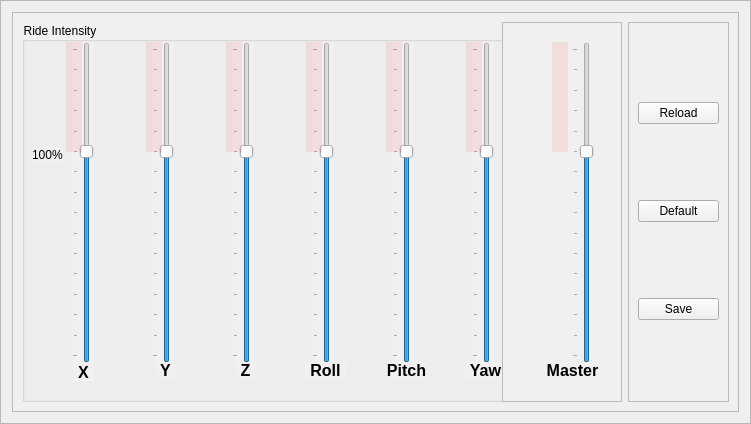
<?xml version="1.0" encoding="UTF-8"?>
<ui version="4.0">
 <class>Frame</class>
 <widget class="QFrame" name="Frame">
  <property name="geometry">
   <rect>
    <x>0</x>
    <y>0</y>
    <width>751</width>
    <height>424</height>
   </rect>
  </property>
  <property name="minimumSize">
   <size>
    <width>751</width>
    <height>351</height>
   </size>
  </property>
  <property name="windowTitle">
   <string>Frame</string>
  </property>
  <property name="styleSheet">
   <string notr="true"/>
  </property>
  <property name="frameShape">
   <enum>QFrame::StyledPanel</enum>
  </property>
  <property name="frameShadow">
   <enum>QFrame::Raised</enum>
  </property>
  <layout class="QHBoxLayout" name="horizontalLayout">
   <item>
    <widget class="QFrame" name="frm_dynamics">
     <property name="styleSheet">
      <string notr="true">background-color: #f0f0f0</string>
     </property>
     <property name="frameShape">
      <enum>QFrame::StyledPanel</enum>
     </property>
     <property name="frameShadow">
      <enum>QFrame::Raised</enum>
     </property>
     <layout class="QHBoxLayout" name="horizontalLayout_2">
      <item>
       <widget class="QGroupBox" name="slider_groupBox">
        <property name="minimumSize">
         <size>
          <width>500</width>
          <height>351</height>
         </size>
        </property>
        <property name="title">
         <string>Ride Intensity</string>
        </property>
        <widget class="QSlider" name="sld_x_0">
         <property name="geometry">
          <rect>
           <x>50</x>
           <y>20</y>
           <width>22</width>
           <height>321</height>
          </rect>
         </property>
         <property name="maximum">
          <number>150</number>
         </property>
         <property name="value">
          <number>100</number>
         </property>
         <property name="orientation">
          <enum>Qt::Vertical</enum>
         </property>
         <property name="tickPosition">
          <enum>QSlider::TicksAbove</enum>
         </property>
         <property name="tickInterval">
          <number>10</number>
         </property>
        </widget>
        <widget class="QSlider" name="sld_y_1">
         <property name="geometry">
          <rect>
           <x>130</x>
           <y>20</y>
           <width>22</width>
           <height>321</height>
          </rect>
         </property>
         <property name="maximum">
          <number>150</number>
         </property>
         <property name="value">
          <number>100</number>
         </property>
         <property name="orientation">
          <enum>Qt::Vertical</enum>
         </property>
         <property name="tickPosition">
          <enum>QSlider::TicksAbove</enum>
         </property>
         <property name="tickInterval">
          <number>10</number>
         </property>
        </widget>
        <widget class="QSlider" name="sld_z_2">
         <property name="geometry">
          <rect>
           <x>210</x>
           <y>20</y>
           <width>22</width>
           <height>321</height>
          </rect>
         </property>
         <property name="maximum">
          <number>150</number>
         </property>
         <property name="value">
          <number>100</number>
         </property>
         <property name="orientation">
          <enum>Qt::Vertical</enum>
         </property>
         <property name="tickPosition">
          <enum>QSlider::TicksAbove</enum>
         </property>
         <property name="tickInterval">
          <number>10</number>
         </property>
        </widget>
        <widget class="QSlider" name="sld_roll_3">
         <property name="geometry">
          <rect>
           <x>290</x>
           <y>20</y>
           <width>22</width>
           <height>321</height>
          </rect>
         </property>
         <property name="maximum">
          <number>150</number>
         </property>
         <property name="value">
          <number>100</number>
         </property>
         <property name="orientation">
          <enum>Qt::Vertical</enum>
         </property>
         <property name="tickPosition">
          <enum>QSlider::TicksAbove</enum>
         </property>
         <property name="tickInterval">
          <number>10</number>
         </property>
        </widget>
        <widget class="QSlider" name="sld_pitch_4">
         <property name="geometry">
          <rect>
           <x>370</x>
           <y>20</y>
           <width>22</width>
           <height>321</height>
          </rect>
         </property>
         <property name="maximum">
          <number>150</number>
         </property>
         <property name="value">
          <number>100</number>
         </property>
         <property name="orientation">
          <enum>Qt::Vertical</enum>
         </property>
         <property name="tickPosition">
          <enum>QSlider::TicksAbove</enum>
         </property>
         <property name="tickInterval">
          <number>10</number>
         </property>
        </widget>
        <widget class="QSlider" name="sld_yaw_5">
         <property name="geometry">
          <rect>
           <x>450</x>
           <y>20</y>
           <width>22</width>
           <height>321</height>
          </rect>
         </property>
         <property name="maximum">
          <number>150</number>
         </property>
         <property name="value">
          <number>100</number>
         </property>
         <property name="orientation">
          <enum>Qt::Vertical</enum>
         </property>
         <property name="tickPosition">
          <enum>QSlider::TicksAbove</enum>
         </property>
         <property name="tickInterval">
          <number>10</number>
         </property>
        </widget>
        <widget class="QLabel" name="label_8">
         <property name="geometry">
          <rect>
           <x>51</x>
           <y>340</y>
           <width>21</width>
           <height>20</height>
          </rect>
         </property>
         <property name="font">
          <font>
           <pointsize>12</pointsize>
           <weight>75</weight>
           <bold>true</bold>
          </font>
         </property>
         <property name="text">
          <string>X</string>
         </property>
         <property name="alignment">
          <set>Qt::AlignCenter</set>
         </property>
        </widget>
        <widget class="QLabel" name="label_9">
         <property name="geometry">
          <rect>
           <x>133</x>
           <y>340</y>
           <width>21</width>
           <height>16</height>
          </rect>
         </property>
         <property name="font">
          <font>
           <pointsize>12</pointsize>
           <weight>75</weight>
           <bold>true</bold>
          </font>
         </property>
         <property name="text">
          <string>Y</string>
         </property>
         <property name="alignment">
          <set>Qt::AlignCenter</set>
         </property>
        </widget>
        <widget class="QLabel" name="label_10">
         <property name="geometry">
          <rect>
           <x>213</x>
           <y>340</y>
           <width>21</width>
           <height>16</height>
          </rect>
         </property>
         <property name="font">
          <font>
           <pointsize>12</pointsize>
           <weight>75</weight>
           <bold>true</bold>
          </font>
         </property>
         <property name="text">
          <string>Z</string>
         </property>
         <property name="alignment">
          <set>Qt::AlignCenter</set>
         </property>
        </widget>
        <widget class="QLabel" name="sld_roll">
         <property name="geometry">
          <rect>
           <x>283</x>
           <y>340</y>
           <width>41</width>
           <height>16</height>
          </rect>
         </property>
         <property name="font">
          <font>
           <pointsize>12</pointsize>
           <weight>75</weight>
           <bold>true</bold>
          </font>
         </property>
         <property name="text">
          <string>Roll</string>
         </property>
         <property name="alignment">
          <set>Qt::AlignCenter</set>
         </property>
        </widget>
        <widget class="QLabel" name="sld_pitch">
         <property name="geometry">
          <rect>
           <x>364</x>
           <y>340</y>
           <width>41</width>
           <height>16</height>
          </rect>
         </property>
         <property name="font">
          <font>
           <pointsize>12</pointsize>
           <weight>75</weight>
           <bold>true</bold>
          </font>
         </property>
         <property name="text">
          <string>Pitch</string>
         </property>
         <property name="alignment">
          <set>Qt::AlignCenter</set>
         </property>
        </widget>
        <widget class="QLabel" name="sld_yaw">
         <property name="geometry">
          <rect>
           <x>443</x>
           <y>340</y>
           <width>41</width>
           <height>16</height>
          </rect>
         </property>
         <property name="font">
          <font>
           <pointsize>12</pointsize>
           <weight>75</weight>
           <bold>true</bold>
          </font>
         </property>
         <property name="text">
          <string>Yaw</string>
         </property>
         <property name="alignment">
          <set>Qt::AlignCenter</set>
         </property>
        </widget>
        <widget class="QWidget" name="wgt_overlay" native="true">
         <property name="geometry">
          <rect>
           <x>44</x>
           <y>20</y>
           <width>16</width>
           <height>110</height>
          </rect>
         </property>
         <property name="maximumSize">
          <size>
           <width>16</width>
           <height>16777215</height>
          </size>
         </property>
         <property name="styleSheet">
          <string notr="true">background-color: rgba(255, 0,0,20)</string>
         </property>
        </widget>
        <widget class="QLabel" name="label">
         <property name="geometry">
          <rect>
           <x>10</x>
           <y>125</y>
           <width>31</width>
           <height>16</height>
          </rect>
         </property>
         <property name="text">
          <string>100%</string>
         </property>
        </widget>
        <widget class="QWidget" name="wgt_overlay_2" native="true">
         <property name="geometry">
          <rect>
           <x>124</x>
           <y>20</y>
           <width>16</width>
           <height>110</height>
          </rect>
         </property>
         <property name="maximumSize">
          <size>
           <width>16</width>
           <height>16777215</height>
          </size>
         </property>
         <property name="styleSheet">
          <string notr="true">background-color: rgba(255, 0,0,20)</string>
         </property>
        </widget>
        <widget class="QWidget" name="wgt_overlay_3" native="true">
         <property name="geometry">
          <rect>
           <x>204</x>
           <y>20</y>
           <width>16</width>
           <height>110</height>
          </rect>
         </property>
         <property name="minimumSize">
          <size>
           <width>16</width>
           <height>0</height>
          </size>
         </property>
         <property name="maximumSize">
          <size>
           <width>16</width>
           <height>16777215</height>
          </size>
         </property>
         <property name="styleSheet">
          <string notr="true">background-color: rgba(255, 0,0,20)</string>
         </property>
        </widget>
        <widget class="QWidget" name="wgt_overlay_4" native="true">
         <property name="geometry">
          <rect>
           <x>284</x>
           <y>20</y>
           <width>16</width>
           <height>110</height>
          </rect>
         </property>
         <property name="minimumSize">
          <size>
           <width>16</width>
           <height>0</height>
          </size>
         </property>
         <property name="maximumSize">
          <size>
           <width>16</width>
           <height>16777215</height>
          </size>
         </property>
         <property name="styleSheet">
          <string notr="true">background-color: rgba(255, 0,0,20)</string>
         </property>
        </widget>
        <widget class="QWidget" name="wgt_overlay_6" native="true">
         <property name="geometry">
          <rect>
           <x>364</x>
           <y>20</y>
           <width>16</width>
           <height>110</height>
          </rect>
         </property>
         <property name="minimumSize">
          <size>
           <width>16</width>
           <height>0</height>
          </size>
         </property>
         <property name="maximumSize">
          <size>
           <width>16</width>
           <height>16777215</height>
          </size>
         </property>
         <property name="styleSheet">
          <string notr="true">background-color: rgba(255, 0,0,20)</string>
         </property>
        </widget>
        <widget class="QWidget" name="wgt_overlay_7" native="true">
         <property name="geometry">
          <rect>
           <x>444</x>
           <y>20</y>
           <width>16</width>
           <height>110</height>
          </rect>
         </property>
         <property name="minimumSize">
          <size>
           <width>16</width>
           <height>0</height>
          </size>
         </property>
         <property name="maximumSize">
          <size>
           <width>16</width>
           <height>16777215</height>
          </size>
         </property>
         <property name="styleSheet">
          <string notr="true">background-color: rgba(255, 0,0,20)</string>
         </property>
        </widget>
       </widget>
      </item>
      <item>
       <spacer name="horizontalSpacer">
        <property name="orientation">
         <enum>Qt::Horizontal</enum>
        </property>
        <property name="sizeHint" stdset="0">
         <size>
          <width>40</width>
          <height>20</height>
         </size>
        </property>
       </spacer>
      </item>
      <item>
       <widget class="QFrame" name="master_frame">
        <property name="minimumSize">
         <size>
          <width>120</width>
          <height>351</height>
         </size>
        </property>
        <property name="frameShape">
         <enum>QFrame::StyledPanel</enum>
        </property>
        <property name="frameShadow">
         <enum>QFrame::Raised</enum>
        </property>
        <widget class="QLabel" name="lbl_master">
         <property name="geometry">
          <rect>
           <x>40</x>
           <y>340</y>
           <width>61</width>
           <height>16</height>
          </rect>
         </property>
         <property name="font">
          <font>
           <pointsize>12</pointsize>
           <weight>75</weight>
           <bold>true</bold>
          </font>
         </property>
         <property name="text">
          <string>Master</string>
         </property>
         <property name="alignment">
          <set>Qt::AlignCenter</set>
         </property>
        </widget>
        <widget class="QSlider" name="sld_master_6">
         <property name="geometry">
          <rect>
           <x>70</x>
           <y>20</y>
           <width>22</width>
           <height>321</height>
          </rect>
         </property>
         <property name="maximum">
          <number>150</number>
         </property>
         <property name="value">
          <number>100</number>
         </property>
         <property name="orientation">
          <enum>Qt::Vertical</enum>
         </property>
         <property name="tickPosition">
          <enum>QSlider::TicksAbove</enum>
         </property>
         <property name="tickInterval">
          <number>10</number>
         </property>
        </widget>
        <widget class="QWidget" name="wgt_overlay_5" native="true">
         <property name="geometry">
          <rect>
           <x>50</x>
           <y>20</y>
           <width>16</width>
           <height>110</height>
          </rect>
         </property>
         <property name="minimumSize">
          <size>
           <width>16</width>
           <height>0</height>
          </size>
         </property>
         <property name="maximumSize">
          <size>
           <width>16</width>
           <height>16777215</height>
          </size>
         </property>
         <property name="styleSheet">
          <string notr="true">background-color: rgba(255, 0,0,20)</string>
         </property>
        </widget>
       </widget>
      </item>
      <item>
       <spacer name="horizontalSpacer_2">
        <property name="orientation">
         <enum>Qt::Horizontal</enum>
        </property>
        <property name="sizeHint" stdset="0">
         <size>
          <width>40</width>
          <height>20</height>
         </size>
        </property>
       </spacer>
      </item>
      <item>
       <widget class="QFrame" name="button_frame">
        <property name="minimumSize">
         <size>
          <width>101</width>
          <height>351</height>
         </size>
        </property>
        <property name="maximumSize">
         <size>
          <width>101</width>
          <height>16777215</height>
         </size>
        </property>
        <property name="frameShape">
         <enum>QFrame::StyledPanel</enum>
        </property>
        <property name="frameShadow">
         <enum>QFrame::Raised</enum>
        </property>
        <layout class="QVBoxLayout" name="verticalLayout">
         <item>
          <widget class="QPushButton" name="btn_reload_dynam">
           <property name="text">
            <string>Reload</string>
           </property>
          </widget>
         </item>
         <item>
          <widget class="QPushButton" name="btn_default_dynam">
           <property name="text">
            <string>Default</string>
           </property>
          </widget>
         </item>
         <item>
          <widget class="QPushButton" name="btn_save_dynam">
           <property name="text">
            <string>Save</string>
           </property>
          </widget>
         </item>
        </layout>
       </widget>
      </item>
     </layout>
    </widget>
   </item>
  </layout>
 </widget>
 <resources/>
 <connections/>
</ui>
